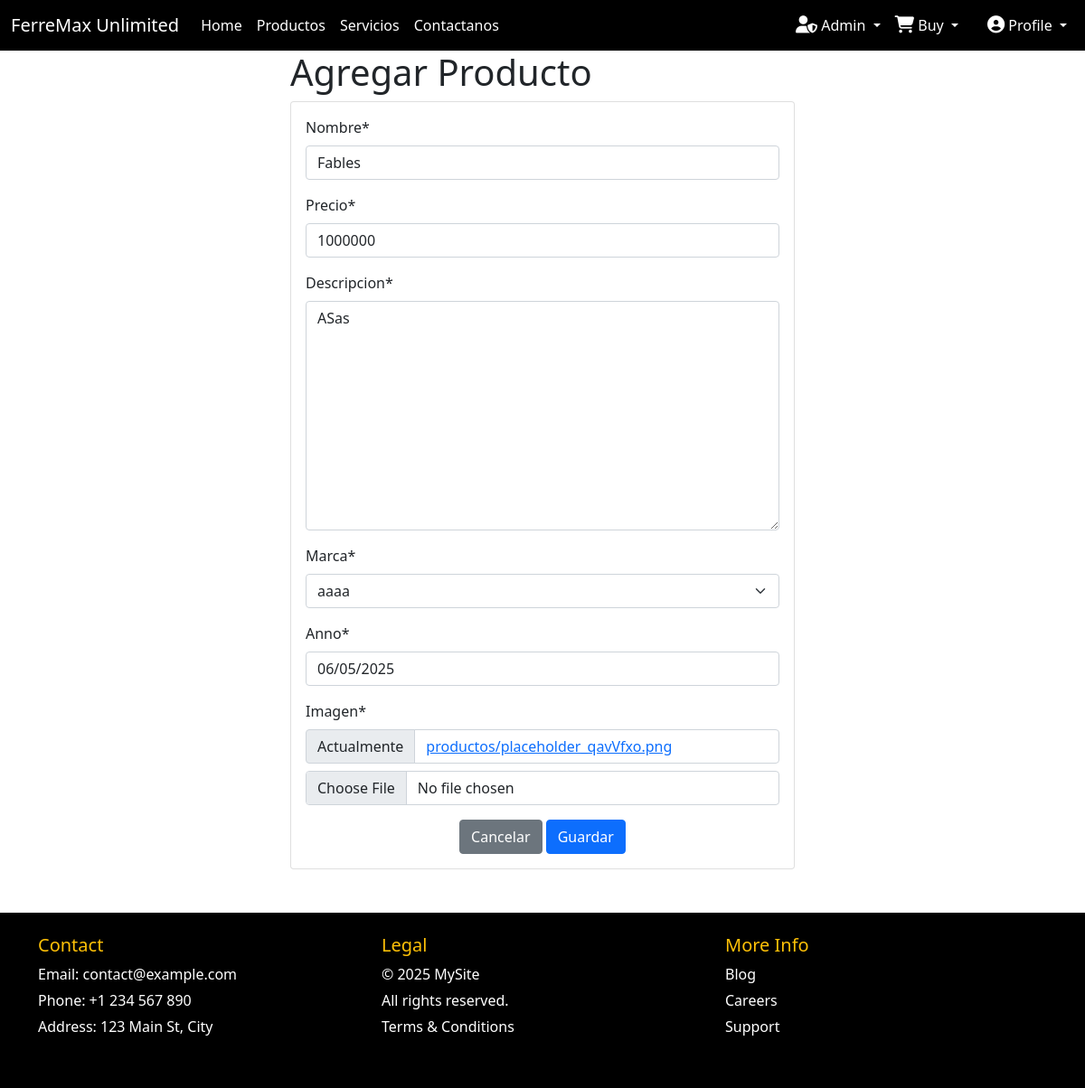
Page /modificarProducto/2/ on the committed database.
### app/models.py (models this page shows, shortened)
class Producto(models.Model):
    nombre = models.CharField(max_length=50)
    precio = models.IntegerField()
    descripcion = models.TextField()
    marca = models.ForeignKey(Marcar, on_delete=models.PROTECT)
    anno = models.DateField()
    imagen = models.ImageField(upload_to="productos", null=True)

class Marcar(models.Model):
    nombre = models.CharField(max_length=50)
    def __str__(self):
        return self.nombre

### app/views.py (the view)
# urls.py: path('modificarProducto/<id>/',modificar_Producto, name="modificarProducto"),
def modificar_Producto(request, id):
    producto = get_object_or_404(Producto, id=id)
    data = {
        'form': ProductoForm(instance=producto)
    }
    formulario = ProductoForm(data=request.POST, files=request.FILES)
    if request.method == 'POST':
        formulario = ProductoForm(data=request.POST,instance=producto, files=request.FILES)
        if formulario.is_valid():
                formulario.save()
                return redirect(to="vista_producto")
        data['form'] = formulario
    return render(request, "app/Producto/modificarProducto.html",data)

### app/forms.py
class ProductoForm(forms.ModelForm):
    class Meta:
        model = Producto
        fields = '__all__'

### app/templates/app/Producto/modificarProducto.html (shortened to what this page needs)
{% extends 'app/base.html' %}
{% load static %}
{% block contenido %}
{% load crispy_forms_tags %}
{% load humanize %}
    <div class="col-12 col-md-6 offset-md-3">
    <h1>Agregar Producto</h1>
        <div class="card">
            <div class="card-body">
                <form action="" method="post">
                    {{ form | crispy }}
                    <div class="d-flex justify-content-center">
                        <input type="reset" class="btn btn-secondary" value="Cancelar">
                        <input type="submit" class="btn btn-primary" value="Guardar">
                    </div>
                </form>
            </div>
        </div>
</div>
{% endblock %}

### rows in the picture
Producto: nombre "Fables", precio "1000000", descripcion "ASas", marca "aaaa", anno "06/05/2025"
